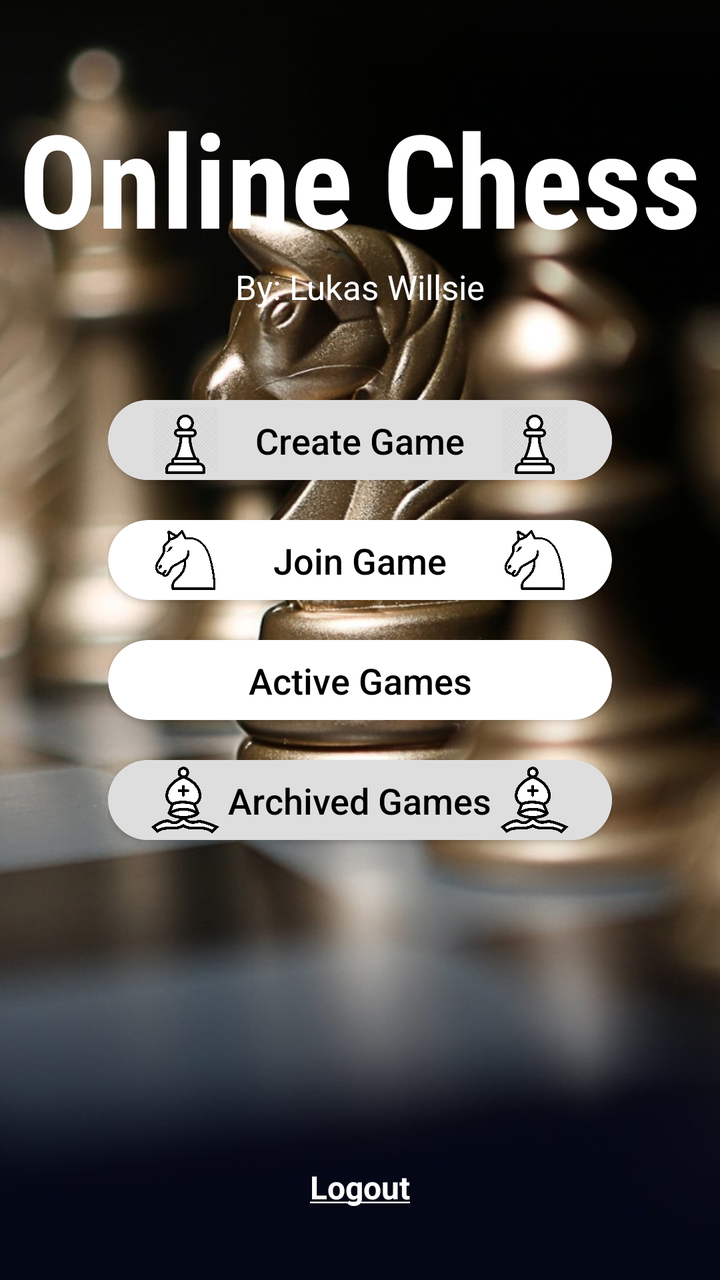
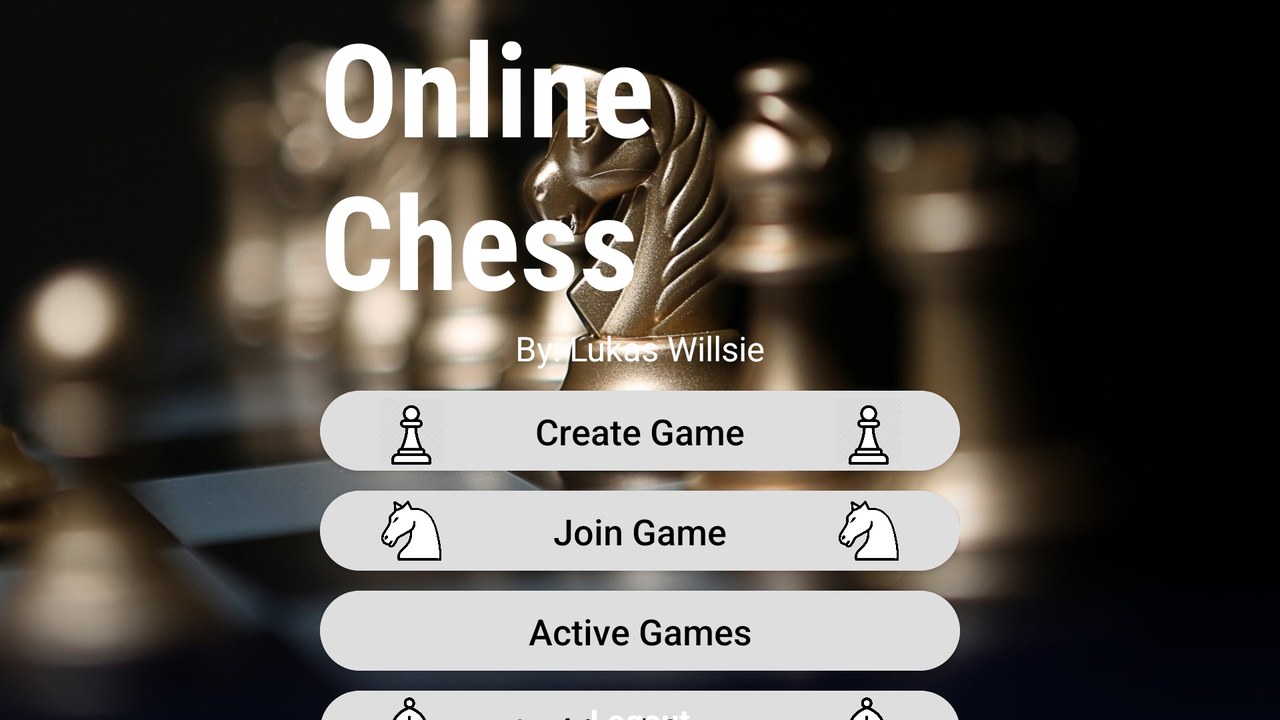

The same Android screen from two of the app's own layout files: first res/layout/ as a phone draws it, then the repository's variant for another configuration, drawn on a device whose configuration selects that folder. Both files follow.
<!-- AndroidManifest.xml: application theme AppTheme -->
<!-- res/layout/activity_main.xml -->
<?xml version="1.0" encoding="utf-8"?>
<androidx.constraintlayout.widget.ConstraintLayout xmlns:android="http://schemas.android.com/apk/res/android"
    xmlns:app="http://schemas.android.com/apk/res-auto"
    xmlns:tools="http://schemas.android.com/tools"
    android:layout_width="match_parent"
    android:layout_height="match_parent"
    tools:context=".MainActivity">

    <ImageView
        android:layout_width="match_parent"
        android:layout_height="match_parent"
        android:src="@drawable/login_background"
        android:scaleType="centerCrop"/>

    <LinearLayout
        android:layout_width="wrap_content"
        android:layout_height="wrap_content"
        android:orientation="vertical"
        app:layout_constraintStart_toStartOf="parent"
        app:layout_constraintEnd_toEndOf="parent"
        app:layout_constraintBottom_toTopOf="@id/button_layout"
        app:layout_constraintTop_toTopOf="parent">

        <TextView
            android:layout_width="wrap_content"
            android:layout_height="wrap_content"
            android:text="@string/title"
            android:textColor="@android:color/white"
            android:textStyle="bold"
            android:fontFamily="sans-serif-condensed"
            android:textSize="65sp"/>

        <TextView
            android:layout_width="wrap_content"
            android:layout_height="wrap_content"
            android:text="@string/author"
            android:textColor="@android:color/white"
            android:textSize="17sp"
            android:layout_gravity="center"/>
    </LinearLayout>


    <LinearLayout
        android:layout_width="0dp"
        android:layout_height="wrap_content"
        android:orientation="vertical"
        app:layout_constraintWidth_percent="0.7"
        app:layout_constraintStart_toStartOf="parent"
        app:layout_constraintEnd_toEndOf="parent"
        app:layout_constraintBottom_toBottomOf="parent"
        app:layout_constraintTop_toTopOf="parent"
        android:id="@+id/button_layout">
        
        <androidx.cardview.widget.CardView
            android:layout_width="match_parent"
            android:layout_height="40dp"
            android:layout_marginBottom="20dp"
            app:cardElevation="0dp"
            app:cardCornerRadius="50dp"
            style="@style/MainActivityButton">
            
            <androidx.constraintlayout.widget.ConstraintLayout
                android:layout_width="match_parent"
                android:layout_height="match_parent"
                style="@style/MainActivityButton">
                <TextView
                    android:layout_width="wrap_content"
                    android:layout_height="wrap_content"
                    android:id="@+id/create_game_text"
                    app:layout_constraintTop_toTopOf="parent"
                    app:layout_constraintEnd_toEndOf="parent"
                    app:layout_constraintStart_toStartOf="parent"
                    app:layout_constraintBottom_toBottomOf="parent"
                    android:text="@string/create_game_button"
                    style="@style/MainActivityButtonText"/>

                <ImageView
                    android:layout_width="0dp"
                    android:layout_height="match_parent"
                    android:layout_marginTop="3dp"
                    android:src="@drawable/pawn"
                    app:layout_constraintDimensionRatio="1:1"
                    app:layout_constraintEnd_toEndOf="parent"
                    app:layout_constraintHorizontal_bias="0.1"
                    app:layout_constraintStart_toStartOf="parent"
                    app:layout_constraintTop_toTopOf="parent"
                    app:layout_goneMarginTop="3dp"
                    android:layout_marginBottom="3dp"/>

                <ImageView
                    android:layout_width="0dp"
                    android:layout_height="match_parent"
                    android:src="@drawable/pawn"
                    app:layout_constraintDimensionRatio="1:1"
                    app:layout_constraintEnd_toEndOf="parent"
                    app:layout_constraintHorizontal_bias="0.9"
                    app:layout_constraintStart_toStartOf="parent"
                    android:layout_marginTop="3dp"
                    android:layout_marginBottom="3dp"/>

            </androidx.constraintlayout.widget.ConstraintLayout>
        </androidx.cardview.widget.CardView>

        <androidx.cardview.widget.CardView
            android:layout_width="match_parent"
            android:layout_height="40dp"
            android:layout_marginBottom="20dp"
            app:cardElevation="0dp"
            app:cardCornerRadius="50dp"
            style="@style/MainActivityButton">

            <androidx.constraintlayout.widget.ConstraintLayout
                android:layout_width="match_parent"
                android:layout_height="match_parent">
                <TextView
                    android:layout_width="wrap_content"
                    android:layout_height="wrap_content"
                    android:id="@+id/join_game_text"
                    app:layout_constraintTop_toTopOf="parent"
                    app:layout_constraintEnd_toEndOf="parent"
                    app:layout_constraintStart_toStartOf="parent"
                    app:layout_constraintBottom_toBottomOf="parent"
                    android:text="@string/join_game_button"
                    style="@style/MainActivityButtonText"/>

                <ImageView
                    android:layout_width="0dp"
                    android:layout_height="match_parent"
                    android:src="@drawable/knight"
                    app:layout_constraintDimensionRatio="1:1"
                    app:layout_constraintHorizontal_bias="0.1"
                    app:layout_constraintEnd_toEndOf="parent"
                    app:layout_constraintStart_toStartOf="parent"
                    android:layout_marginTop="3dp"
                    android:layout_marginBottom="3dp"/>

                <ImageView
                    android:layout_width="0dp"
                    android:layout_height="match_parent"
                    android:src="@drawable/knight"
                    app:layout_constraintDimensionRatio="1:1"
                    app:layout_constraintHorizontal_bias="0.9"
                    app:layout_constraintEnd_toEndOf="parent"
                    app:layout_constraintStart_toStartOf="parent"
                    android:layout_marginTop="3dp"
                    android:layout_marginBottom="3dp"/>

            </androidx.constraintlayout.widget.ConstraintLayout>
        </androidx.cardview.widget.CardView>

        <androidx.cardview.widget.CardView
            android:layout_width="match_parent"
            android:layout_height="40dp"
            android:layout_marginBottom="20dp"
            app:cardCornerRadius="50dp"
            android:id="@+id/activeGames"
            app:cardElevation="0dp"
            style="@style/MainActivityButton"
            android:onClick="activeGames">

            <androidx.constraintlayout.widget.ConstraintLayout
                android:layout_width="match_parent"
                android:layout_height="match_parent"
                android:onClick="activeGames">
                <TextView
                    android:layout_width="wrap_content"
                    android:layout_height="wrap_content"
                    android:id="@+id/active_games_text"
                    app:layout_constraintTop_toTopOf="parent"
                    app:layout_constraintEnd_toEndOf="parent"
                    app:layout_constraintStart_toStartOf="parent"
                    app:layout_constraintBottom_toBottomOf="parent"
                    android:text="@string/active_games_button"
                    style="@style/MainActivityButtonText"/>

                <ImageView
                    android:layout_width="0dp"
                    android:layout_height="match_parent"
                    android:src="@drawable/king"
                    app:layout_constraintDimensionRatio="1:1"
                    app:layout_constraintHorizontal_bias="0.1"
                    app:layout_constraintEnd_toEndOf="parent"
                    app:layout_constraintStart_toStartOf="parent"
                    android:layout_marginTop="3dp"
                    android:layout_marginBottom="3dp"/>

                <ImageView
                    android:layout_width="0dp"
                    android:layout_height="match_parent"
                    android:src="@drawable/king"
                    app:layout_constraintDimensionRatio="1:1"
                    app:layout_constraintHorizontal_bias="0.9"
                    app:layout_constraintEnd_toEndOf="parent"
                    app:layout_constraintStart_toStartOf="parent"
                    android:layout_marginTop="3dp"
                    android:layout_marginBottom="3dp"/>

            </androidx.constraintlayout.widget.ConstraintLayout>
        </androidx.cardview.widget.CardView>

        <androidx.cardview.widget.CardView
            android:layout_width="match_parent"
            android:layout_height="40dp"
            android:layout_marginBottom="20dp"
            app:cardElevation="0dp"
            app:cardCornerRadius="50dp"
            style="@style/MainActivityButton">

            <androidx.constraintlayout.widget.ConstraintLayout
                android:layout_width="match_parent"
                android:layout_height="match_parent"
                style="@style/MainActivityButton">
                <TextView
                    android:layout_width="wrap_content"
                    android:layout_height="wrap_content"
                    android:id="@+id/archived_games_text"
                    app:layout_constraintTop_toTopOf="parent"
                    app:layout_constraintEnd_toEndOf="parent"
                    app:layout_constraintStart_toStartOf="parent"
                    app:layout_constraintBottom_toBottomOf="parent"
                    android:text="@string/archived_games_button"
                    style="@style/MainActivityButtonText"/>

                <ImageView
                    android:layout_width="0dp"
                    android:layout_height="match_parent"
                    android:src="@drawable/bishop"
                    app:layout_constraintDimensionRatio="1:1"
                    app:layout_constraintEnd_toEndOf="parent"
                    app:layout_constraintStart_toStartOf="parent"
                    app:layout_constraintHorizontal_bias="0.1"
                    android:layout_marginTop="3dp"
                    android:layout_marginBottom="3dp"/>

                <ImageView
                    android:layout_width="0dp"
                    android:layout_height="match_parent"
                    android:src="@drawable/bishop"
                    app:layout_constraintDimensionRatio="1:1"
                    app:layout_constraintEnd_toEndOf="parent"
                    app:layout_constraintStart_toStartOf="parent"
                    app:layout_constraintHorizontal_bias="0.9"
                    android:layout_marginTop="3dp"
                    android:layout_marginBottom="3dp"/>

            </androidx.constraintlayout.widget.ConstraintLayout>
        </androidx.cardview.widget.CardView>
    </LinearLayout>

    <TextView
        android:layout_width="wrap_content"
        android:layout_height="wrap_content"
        android:text="@string/logout_text"
        style="@style/basic_text"
        app:layout_constraintStart_toStartOf="parent"
        app:layout_constraintEnd_toEndOf="parent"
        app:layout_constraintBottom_toBottomOf="parent"
        app:layout_constraintTop_toBottomOf="@id/button_layout"
        app:layout_constraintVertical_bias="0.8"/>

</androidx.constraintlayout.widget.ConstraintLayout>
<!-- resources referenced by this layout -->
<resources>
  <!-- drawable bishop: png bitmap (drawable, 34628 bytes) -->
  <!-- drawable knight: png bitmap (drawable, 133456 bytes) -->
  <!-- drawable login_background: jpg bitmap (drawable, 232790 bytes) -->
  <!-- drawable pawn: png bitmap (drawable, 102761 bytes) -->
  <string name="active_games_button">Active Games</string>
  <string name="archived_games_button">Archived Games</string>
  <string name="author">By: Lukas Willsie</string>
  <string name="create_game_button">Create Game</string>
  <string name="join_game_button">Join Game</string>
  <string name="logout_text"><u>Logout</u></string>
  <string name="title">Online Chess</string>
  <style name="MainActivityButton" parent="Widget.AppCompat.Button">
          <item name="android:background">@drawable/grey_background</item>
      </style>
  <style name="MainActivityButtonText">
          <item name="android:fontFamily">sans-serif-medium</item>
          <item name="android:textColor">@android:color/black</item>
          <item name="android:textSize">18sp</item>
      </style>
  <style name="basic_text">
          <item name="android:textColor">@android:color/white</item>
          <item name="android:textSize">16sp</item>
          <item name="android:textStyle">bold</item>
      </style>
  <style name="AppTheme" parent="Theme.AppCompat.Light.NoActionBar">
          
          <item name="colorPrimary">@color/colorPrimary</item>
          <item name="colorPrimaryDark">@color/colorPrimaryDark</item>
          <item name="colorAccent">@color/colorAccent</item>
      </style>
  <!-- drawable grey_background (drawable) -->
  <?xml version="1.0" encoding="utf-8"?>
  <shape xmlns:android="http://schemas.android.com/apk/res/android"
      android:shape="rectangle" >
      <solid android:color="#DFDEDF"/>
  </shape>
  <color name="colorPrimary">#6200EE</color>
  <color name="colorPrimaryDark">#7D778C</color>
  <color name="colorAccent">#2BE4B2</color>
</resources>
<!-- res/layout-land/activity_main.xml (the repository's variant of the layout above) -->
<!-- drawn on the phone turned sideways -->
<?xml version="1.0" encoding="utf-8"?>
<androidx.constraintlayout.widget.ConstraintLayout xmlns:android="http://schemas.android.com/apk/res/android"
    xmlns:app="http://schemas.android.com/apk/res-auto"
    xmlns:tools="http://schemas.android.com/tools"
    android:layout_width="match_parent"
    android:layout_height="match_parent"
    tools:context=".MainActivity">

    <ImageView
        android:layout_width="match_parent"
        android:layout_height="match_parent"
        android:src="@drawable/login_background"
        android:scaleType="centerCrop"/>

    <LinearLayout
        android:layout_width="0dp"
        app:layout_constraintWidth_percent="0.5"
        android:layout_height="wrap_content"
        android:orientation="vertical"
        app:layout_constraintStart_toStartOf="parent"
        app:layout_constraintEnd_toEndOf="parent"
        app:layout_constraintBottom_toBottomOf="parent"
        app:layout_constraintTop_toTopOf="parent"
        android:id="@+id/panel">

        <TextView
            android:layout_width="wrap_content"
            android:layout_height="wrap_content"
            android:text="@string/title"
            android:layout_gravity="center"
            android:textColor="@android:color/white"
            android:textStyle="bold"
            android:fontFamily="sans-serif-condensed"
            android:textSize="65sp"/>

        <TextView
            android:layout_width="wrap_content"
            android:layout_height="wrap_content"
            android:text="@string/author"
            android:textColor="@android:color/white"
            android:textSize="17sp"
            android:paddingBottom="10dp"
            android:layout_gravity="center"/>
        
        <androidx.cardview.widget.CardView
            android:layout_width="match_parent"
            android:layout_height="40dp"
            android:layout_marginBottom="10dp"
            app:cardCornerRadius="50dp">
            
            <androidx.constraintlayout.widget.ConstraintLayout
                android:layout_width="match_parent"
                android:layout_height="match_parent"
                style="@style/MainActivityButton">

                <androidx.constraintlayout.widget.Guideline
                    android:layout_width="wrap_content"
                    android:layout_height="wrap_content"
                    android:orientation="vertical"
                    app:layout_constraintGuide_percent="0.15"
                    />
                <TextView
                    android:layout_width="wrap_content"
                    android:layout_height="wrap_content"
                    android:id="@+id/create_game_text"
                    app:layout_constraintTop_toTopOf="parent"
                    app:layout_constraintEnd_toEndOf="parent"
                    app:layout_constraintStart_toStartOf="parent"
                    app:layout_constraintBottom_toBottomOf="parent"
                    android:text="@string/create_game_button"
                    style="@style/MainActivityButtonText"/>

                <ImageView
                    android:layout_width="0dp"
                    android:layout_height="match_parent"
                    android:layout_marginTop="3dp"
                    android:src="@drawable/pawn"
                    app:layout_constraintDimensionRatio="1:1"
                    app:layout_constraintEnd_toEndOf="parent"
                    app:layout_constraintHorizontal_bias="0.1"
                    app:layout_constraintStart_toStartOf="parent"
                    app:layout_constraintTop_toTopOf="parent"
                    app:layout_goneMarginTop="3dp"
                    android:layout_marginBottom="3dp"/>

                <ImageView
                    android:layout_width="0dp"
                    android:layout_height="match_parent"
                    android:src="@drawable/pawn"
                    app:layout_constraintDimensionRatio="1:1"
                    app:layout_constraintEnd_toEndOf="parent"
                    app:layout_constraintHorizontal_bias="0.9"
                    app:layout_constraintStart_toStartOf="parent"
                    android:layout_marginTop="3dp"
                    android:layout_marginBottom="3dp"/>

            </androidx.constraintlayout.widget.ConstraintLayout>
        </androidx.cardview.widget.CardView>

        <androidx.cardview.widget.CardView
            android:layout_width="match_parent"
            android:layout_height="40dp"
            android:layout_marginBottom="10dp"
            app:cardCornerRadius="50dp">

            <androidx.constraintlayout.widget.ConstraintLayout
                android:layout_width="match_parent"
                android:layout_height="match_parent"
                style="@style/MainActivityButton">
                <TextView
                    android:layout_width="wrap_content"
                    android:layout_height="wrap_content"
                    android:id="@+id/join_game_text"
                    app:layout_constraintTop_toTopOf="parent"
                    app:layout_constraintEnd_toEndOf="parent"
                    app:layout_constraintStart_toStartOf="parent"
                    app:layout_constraintBottom_toBottomOf="parent"
                    android:text="@string/join_game_button"
                    style="@style/MainActivityButtonText"/>

                <ImageView
                    android:layout_width="0dp"
                    android:layout_height="match_parent"
                    android:src="@drawable/knight"
                    app:layout_constraintDimensionRatio="1:1"
                    app:layout_constraintHorizontal_bias="0.1"
                    app:layout_constraintEnd_toEndOf="parent"
                    app:layout_constraintStart_toStartOf="parent"
                    android:layout_marginTop="3dp"
                    android:layout_marginBottom="3dp"/>

                <ImageView
                    android:layout_width="0dp"
                    android:layout_height="match_parent"
                    android:src="@drawable/knight"
                    app:layout_constraintDimensionRatio="1:1"
                    app:layout_constraintHorizontal_bias="0.9"
                    app:layout_constraintEnd_toEndOf="parent"
                    app:layout_constraintStart_toStartOf="parent"
                    android:layout_marginTop="3dp"
                    android:layout_marginBottom="3dp"/>

            </androidx.constraintlayout.widget.ConstraintLayout>
        </androidx.cardview.widget.CardView>

        <androidx.cardview.widget.CardView
            android:layout_width="match_parent"
            android:layout_height="40dp"
            android:layout_marginBottom="10dp"
            app:cardCornerRadius="50dp">

            <androidx.constraintlayout.widget.ConstraintLayout
                android:layout_width="match_parent"
                android:layout_height="match_parent"
                style="@style/MainActivityButton">
                <TextView
                    android:layout_width="wrap_content"
                    android:layout_height="wrap_content"
                    android:id="@+id/active_games_text"
                    app:layout_constraintTop_toTopOf="parent"
                    app:layout_constraintEnd_toEndOf="parent"
                    app:layout_constraintStart_toStartOf="parent"
                    app:layout_constraintBottom_toBottomOf="parent"
                    android:text="@string/active_games_button"
                    style="@style/MainActivityButtonText"/>

                <ImageView
                    android:layout_width="0dp"
                    android:layout_height="match_parent"
                    android:src="@drawable/king"
                    app:layout_constraintDimensionRatio="1:1"
                    app:layout_constraintHorizontal_bias="0.1"
                    app:layout_constraintEnd_toEndOf="parent"
                    app:layout_constraintStart_toStartOf="parent"
                    android:layout_marginTop="3dp"
                    android:layout_marginBottom="3dp"/>

                <ImageView
                    android:layout_width="0dp"
                    android:layout_height="match_parent"
                    android:src="@drawable/king"
                    app:layout_constraintDimensionRatio="1:1"
                    app:layout_constraintHorizontal_bias="0.9"
                    app:layout_constraintEnd_toEndOf="parent"
                    app:layout_constraintStart_toStartOf="parent"
                    android:layout_marginTop="3dp"
                    android:layout_marginBottom="3dp"/>

            </androidx.constraintlayout.widget.ConstraintLayout>
        </androidx.cardview.widget.CardView>

        <androidx.cardview.widget.CardView
            android:layout_width="match_parent"
            android:layout_height="40dp"
            app:cardCornerRadius="50dp">

            <androidx.constraintlayout.widget.ConstraintLayout
                android:layout_width="match_parent"
                android:layout_height="match_parent"
                style="@style/MainActivityButton">
                <TextView
                    android:layout_width="wrap_content"
                    android:layout_height="wrap_content"
                    android:id="@+id/archived_games_text"
                    app:layout_constraintTop_toTopOf="parent"
                    app:layout_constraintEnd_toEndOf="parent"
                    app:layout_constraintStart_toStartOf="parent"
                    app:layout_constraintBottom_toBottomOf="parent"
                    android:text="@string/archived_games_button"
                    style="@style/MainActivityButtonText"/>

                <ImageView
                    android:layout_width="0dp"
                    android:layout_height="match_parent"
                    android:src="@drawable/bishop"
                    app:layout_constraintDimensionRatio="1:1"
                    app:layout_constraintEnd_toEndOf="parent"
                    app:layout_constraintStart_toStartOf="parent"
                    app:layout_constraintHorizontal_bias="0.1"
                    android:layout_marginTop="3dp"
                    android:layout_marginBottom="3dp"/>

                <ImageView
                    android:layout_width="0dp"
                    android:layout_height="match_parent"
                    android:src="@drawable/bishop"
                    app:layout_constraintDimensionRatio="1:1"
                    app:layout_constraintEnd_toEndOf="parent"
                    app:layout_constraintStart_toStartOf="parent"
                    app:layout_constraintHorizontal_bias="0.9"
                    android:layout_marginTop="3dp"
                    android:layout_marginBottom="3dp"/>

            </androidx.constraintlayout.widget.ConstraintLayout>
        </androidx.cardview.widget.CardView>
    </LinearLayout>

    <TextView
        android:layout_width="wrap_content"
        android:layout_height="wrap_content"
        android:text="@string/logout_text"
        style="@style/basic_text"
        app:layout_constraintStart_toStartOf="parent"
        app:layout_constraintEnd_toEndOf="parent"
        app:layout_constraintBottom_toBottomOf="parent"
        app:layout_constraintTop_toBottomOf="@id/panel"
        app:layout_constraintVertical_bias="0.5"/>

</androidx.constraintlayout.widget.ConstraintLayout>
